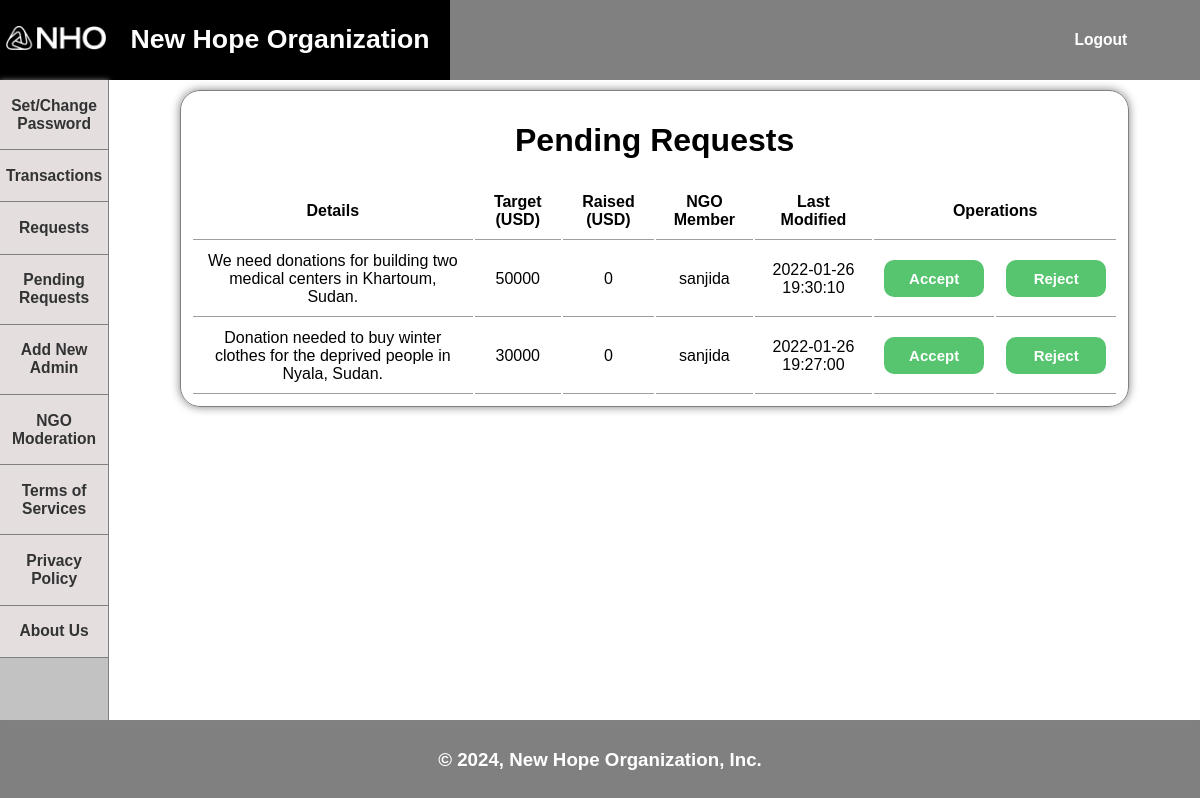
The page /admin/pending-requests.admin.php (signed in) on the database its author committed.
### tables this page shows
CREATE TABLE `requests` (
  `id` int(11) NOT NULL,
  `details` text NOT NULL,
  `target` float NOT NULL,
  `raised` float NOT NULL,
  `stype` int(11) NOT NULL,
  `status` varchar(20) NOT NULL,
  `time` datetime NOT NULL,
  `ngo` varchar(20) NOT NULL,
  `reason` text NOT NULL,
  `admin` varchar(20) NOT NULL,
  `notify` datetime NOT NULL
);

### admin/pending-requests.admin.php (the view, shortened to what this page needs)
<?php
include_once '../config/connection.config.php';
?>
<!DOCTYPE html>
<html lang="en">
<head>
    <link rel="stylesheet" href="../styles/style.css" />
</head>
<body>
    <div class="main">
        <div class="header">
            <a href="../index.php">
                <button class="title">
                    <div class="logo-div">
                        <img class="logo" src="../images/logo.png" alt="NHO" />
                    </div>
                    <div class="heading-div">
                        <h1 class="heading">New Hope Organization</h1>
                    </div>
                </button>
            </a>
        </div>
        <div class="log">
            <?php
        if (!isset($_SESSION['userId']) || $_SESSION['userId']==NULL) { ?>
            <a href="../login.php">
                <button class="logbtn">
                    <h3>Login</h3>
                </button>
            </a>
            <a href="../signup.php">
                <button class="logbtn">
                    <h3>Sign Up</h3>
                </button>
            </a>
            <?php } else { ?>
            <a href="../include/logout.include.php">
                <button class="logbtn">
                    <h3>Logout</h3>
                </button>
            </a>
            <?php }
        ?>
        </div>
        <div class="navigation">
            <?php
            if (isset($_SESSION['userId']) && $_SESSION['userId']!=NULL) { ?>
            <a href="../password.php"><button class="navbtn">
                    <h3>Set/Change Password</h3>
                </button></a>
            <a href="../transactions.php"><button class="navbtn">
                    <h3>Transactions</h3>
                </button></a>
            <a href="../requests.php"><button class="navbtn">
                    <h3>Requests</h3>
                </button></a>
            <?php }
            if (isset($_SESSION['userType']) && $_SESSION['userType']==1) { ?>
            <a href="pending-requests.admin.php"><button class="navbtn">
                    <h3>Pending Requests</h3>
                </button></a>
            <a href="add-admin.admin.php"><button class="navbtn">
                    <h3>Add New Admin</h3>
                </button></a>
            <a href="ngo-moderation.admin.php"><button class="navbtn">
                    <h3>NGO Moderation</h3>
                </button></a>
            <?php } ?>
            <a href="../tos.php"><button class="navbtn">
                    <h3>Terms of Services</h3>
                </button></a>
            <a href="../privacy-policy.php"><button class="navbtn">
                    <h3>Privacy Policy</h3>
                </button></a>
            <a href="../about-us.php"><button class="navbtn">
                    <h3>About Us</h3>
                </button></a>
        </div>
        <div class="content">
            <div class="card">
                <?php
                if (isset($_SESSION['userPass']) && $_SESSION['userPass']=='none' && $_SESSION['userType']==1) { ?>
                <h2 class="warning">You did not set any proper password yet. Your account is vulnerable!</h2>
                <a href="../password.php"><button class="pagebtn">Set Password</button></a>
                <?php } elseif (isset($_SESSION['userApproval']) && $_SESSION['userType']==2 && $_SESSION['userApproval']==0) { ?>
                <h2 class="warning">Before you can access all of the features,<br>You have to submit your organization
                    documents first for our moderation.</h2>
                <a href="../ngo/add-documents.ngo.php"><button class="pagebtn">Add Documents</button></a>
                <?php } elseif (isset($_SESSION['userApproval']) && $_SESSION['userType']==2 && $_SESSION['userApproval']==1) { ?>
                <h2 class="warning">Your organization documents are received.<br>Please wait until the moderation
                    completes.</h2>
                <?php } else { ?>
                <?php
                    $select = mysqli_query($conn, "SELECT * FROM requests WHERE stype='0' ORDER BY time DESC");
                    if (!mysqli_num_rows($select)) { ?>
                <h2>No pending request available</h2>
                <?php } else { ?>
                <h1>Pending Requests</h1>
                <table class="list">
                    <tr>
                        <th>Details</th>
                        <th>Target (USD)</th>
                        <th>Raised (USD)</th>
                        <th>NGO Member</th>
                        <th>Last Modified</th>
                        <th colspan="2">Operations</th>
                    </tr>
                    <?php    while ($result = mysqli_fetch_assoc($select)) { ?>
                    <tr>
                        <td><?php echo $result['details']; ?></td>
                        <td><?php echo $result['target']; ?></td>
                        <td><?php echo $result['raised']; ?></td>
                        <td><?php echo $result['ngo']; ?></td>
                        <td><?php echo $result['time']; ?></td>
                        <td><a href="../include/accept-request.include.php?id=<?php echo $result['id']; ?>"><button
                                    class="pagebtn tblbtn">Accept</button></a></td>
                        <td><a href="reject-request.admin.php?id=<?php echo $result['id']; ?>"><button
                                    class="pagebtn tblbtn">Reject</button></a></td>
                    </tr>
                    <?php } ?>
                </table>
                <?php }
                    ?>
                <?php } ?>
            </div>
        </div>
        <div class="footer">
            <h3>&copy; <?php echo date('Y');?>, New Hope Organization, Inc.</h3>
        </div>
    </div>
</body>
</html>

### styles/style.css (style rules this page uses)
html, body { height: 100%; margin: 0; padding: 0; text-align: center; background-color: #808080; font-family: "proxima-soft", "Proxima Soft", "Proxima Nova Soft", Helvetica, Arial, sans-serif; scroll-behavior: smooth; }
.main { display: grid; height: 100%; grid-template-columns: repeat(12, 1fr); grid-template-rows: 80px auto 80px; }
.header { grid-column: 1 / -3; box-shadow: 1px 1px 5px #808080; background-color: #808080; align-self: center; text-align: left; height: 100%; }
.header a { text-decoration: none; }
.log { background-color: #808080; grid-column: span 2; align-self: center; }
.logo-div { height: 100%; width: 100%; padding: 6px; }
.logo { margin: 25px auto; width: 100%; }
.logbtn { background-color: #808080; text-decoration: none; border: 0; color: #ffffff; width: 45%; }
.navigation { box-shadow: 0px 0px 5px #808080; background-color: #c2c2c2; border-right: 1px solid #808080; grid-column: 1 / 2; }
.content { background-color: #ffffff; grid-column: 2 / -1; }
.footer { grid-column: 1 / -1; align-self: center; box-shadow: -1px -1px 5px #808080; color: #ffffff; }
button { cursor: pointer; }
.title { background-color: #808080; text-decoration: none; border: 0; border-bottom: 1px solid #808080; color: #ffffff; display: grid; grid-template-columns: 100px 350px; grid-template-rows: 1fr; align-content: center; height: 100%; padding: 0; transition: all 1s; }
.heading-div { width: 100%; align-self: center; padding: 5px; }
.heading { width: 100%; }
.navbtn { background-color: #e4dede; text-decoration: none; border: 0; color: #333333; width: 100%; border-bottom: 1px solid #808080; }
.card { padding: 10px; border: 1px solid #808080; width: 85%; margin: 10px auto; border-radius: 20px; box-shadow: 0 0 10px #808080; }
table { margin: auto; }
.pagebtn { margin: 0 auto 50px auto; background-color: #57c570; border: 0; padding: 10px; font-weight: bolder; color: #ffffff; border-radius: 10px; font-size: 15px; width: 100px; }
.tblbtn { margin: 0 auto; }
.list tr td, th { border-bottom: 1px solid #9e9e9e; padding: 10px; }
a { text-decoration: none; }

### rows shown on the page
requests: details "We need donations for building two medical centers in Khartoum, Sudan.", target "50000", raised "0", ngo "sanjida", time "2022-01-26 19:30:10"
requests: details "Donation needed to buy winter clothes for the deprived people in Nyala, Sudan.", target "30000", raised "0", ngo "sanjida", time "2022-01-26 19:27:00"
